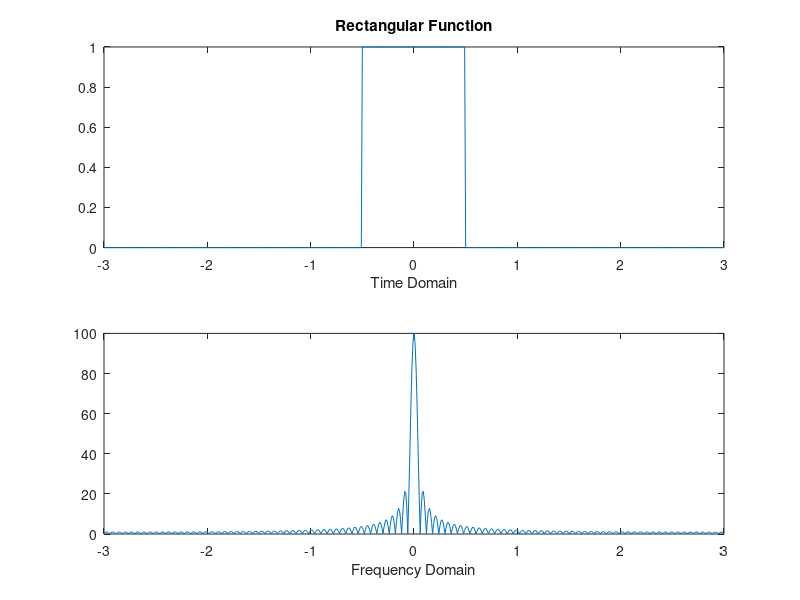

Here is the MATLAB script that generated this plot:

% This code allows to represent the FFT of a rectangular Pulse.


% Define the wave
t=[-3:0.01:3]; 
x = rectpuls(t);

%Plot
subplot(2,1,1); 
plot(t,x); 
title("Rectangular Function"); 
xlabel('Time Domain'); 
%FFT
X=fft(x); 
%Plot
subplot(2, 1, 2);
plot(t, fftshift(abs(X))); 
xlabel('Frequency Domain'); 
